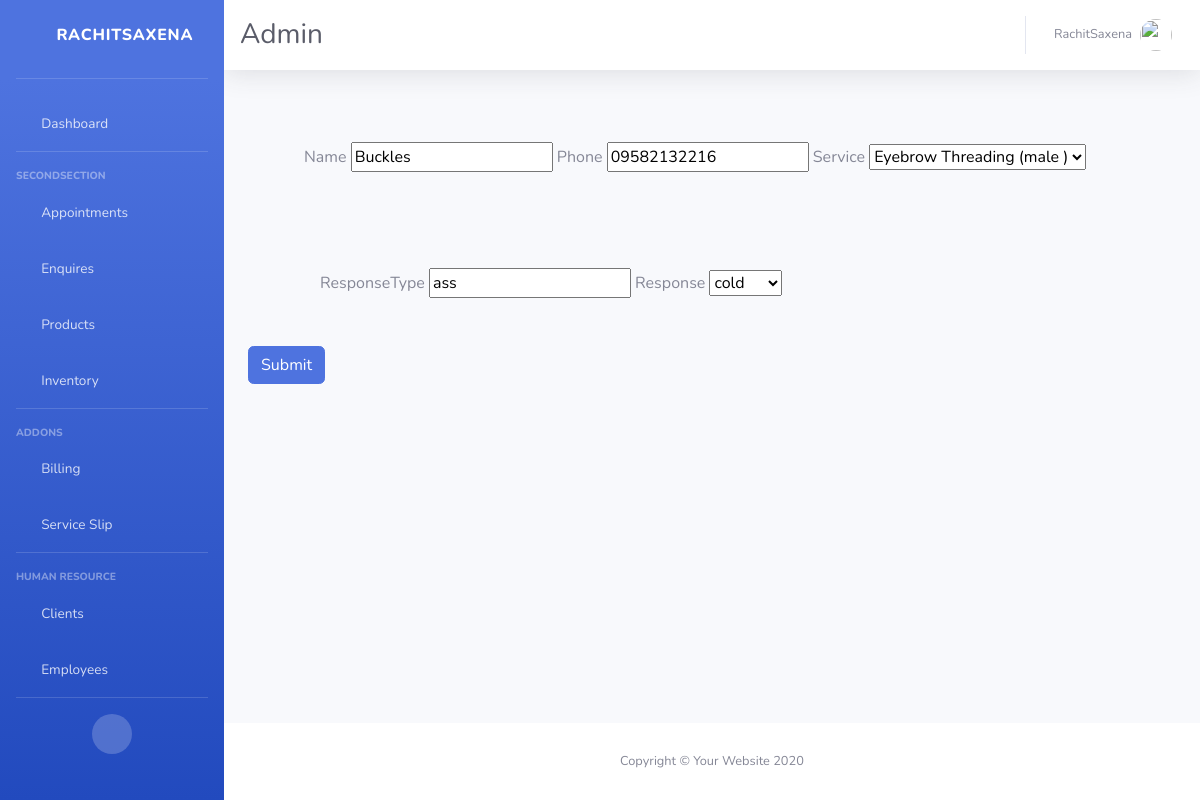
Screenshot of /old/enquiry/6/ (signed in) with the database file from the repository.
### basic/models.py (models this page shows, shortened)
class Enquiry(models.Model):
    name = models.CharField(max_length=100 , null=True  , blank=True)
    phone = models.CharField(max_length=100 , null=True  , blank=True)
    service = models.ForeignKey(Service , on_delete=models.CASCADE)
    date = models.DateTimeField(auto_now_add=True)
    responseType = models.CharField(null=True , blank=True , max_length=100)
    response = models.CharField(max_length= 10 , choices=ENQUIRY_TYPE , default='cold')

### basic/views.py (the view)
# urls.py: path('enquiry/<str:pk>/', views.enquiryUpdate , name = 'enquiryUpdate'),
@login_required(login_url='loginPage')
def enquiryUpdate(request , pk):
    enq = Enquiry.objects.get(id = pk)
    if request.method == 'POST':
        form = EnquiryForm(request.POST , instance=enq)
        if form.is_valid():
            form.save()
            return redirect('dashboard')
        else:
            return HttpResponse('not found')
    else:
        form = EnquiryForm(instance= enq)
    params = {
        'form' : form
    }
    return render(request , 'basic/enquiryForm.html' , params)

### basic/forms.py
class EnquiryForm(ModelForm):
    class Meta:
        model = Enquiry
        fields = '__all__'

### basic/models.py (called while the page is built)
    def __str__(self):
        return (self.name + ' (' + self.gender + ' )')

### basic/templates/basic/enquiryForm.html
{% extends 'basic/base.html' %}
{% block content %}
     <form method='post'  class="form-inline"  action=''> {% csrf_token %}
            <div class='container px-2 m-5'>
            {{form.name.label}}
            {{form.name}}
            {{form.phone.label}}
            {{form.phone}}
            {{form.service.label}}
            {{form.service}}
            </div>
            <div class='container px-4 m-5'>
            {{form.responseType.label}}
            {{form.responseType}}
            {{form.response.label}}
            {{form.response}}
            </div>
            <button type="submit" value="Submit" class='btn btn-primary'>Submit</button>
        </form>
{% endblock content %}

### rows the page displays
Enquiry: name "Buckles", phone "09582132216", service "Eyebrow Threading (male )", responseType "ass", response "cold"
